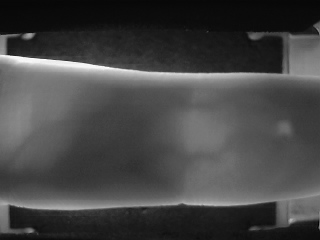
#> input picture BDD_FingerVeins/001right_index_1.bmp, 320 x 240 px
$ python traitement_imagesv1.py --image ../BDD_FingerVeins/001right_index_1.bmp --output out.png
#> lines starting #> are read from the running program, lines starting #| are printed output that depends on the picture; after the words box and inside, x2 and y2 are one past the last pixel; in counts of white or black regions, pixels touching at a corner belong together
import argparse
import cv2
from matplotlib import pyplot as plt
from PIL import Image, ImageFilter
from PIL import ImageEnhance

def effacementcontour(edges, cols, rows):
	img = edges
	for i in range(rows):
		maxj = 0
		minj = cols
		for j in range(int(cols/2), 0, -1):
			#trouver le pixxel plus proche de milieu
			if(img[i,j] != 0 and maxj < j) :
				maxj = j
			else :
				# mettre les autres pixels de la ligne à 0
				if(img[i,j] != 0) :
					img[i,j] = 0

		for j in range(int(cols/2), cols):
			if(img[i,j] != 0 and minj > j) :
				minj = j
			else :
				# mettre les autres pixels de la ligne à 0
				if(img[i,j] != 0) :
					img[i,j] = 0
	return img


def rognerImage(img, edges) :
	rows, cols = edges.shape
	minCol = 0
	maxCol = cols

	for i in range(rows):
		for j in range(int(cols/2), 0, -1):
			if(edges[i,j] != 0 and minCol < j) :
				minCol = j
		for j in range(int(cols/2), cols):
			if(edges[i,j] != 0 and maxCol > j) :
				maxCol = j
	#Rognage
	cropped = img[0:rows, minCol:maxCol]
	return cropped

def rognertrntpercent(img) :
    rows, cols = img.shape
    imageR = img[0:int(rows/3), 0:cols]
    return imageR

def resize(img) :
	dim = (120, 320)
	# resize image
	resized = cv2.resize(img, dim, interpolation = cv2.INTER_AREA)
	return resized

parser = argparse.ArgumentParser()

parser.add_argument('-i','--image',
required=True,
dest='image',
help='select image of the finger'
)

parser.add_argument('-o','--output',
required=True,
dest='outputImg',
help='name of the (tmp) output image'
)

parser.add_argument('-v','--verbose',
required=False,
dest='display',
help='afficher l\'image'
)


args = parser.parse_args()

#print(args.image)
img = cv2.imread(args.image,0)
#> img is the input picture: shape (240, 320); min 0, max 252, mean 69.6
img = cv2.rotate(img, cv2.ROTATE_90_CLOCKWISE)
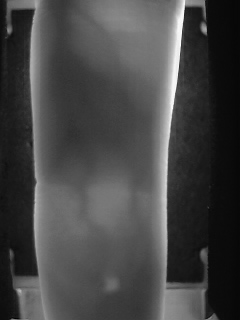
#> img: shape (320, 240); min 0, max 252, mean 69.6
edges = cv2.Canny(img,100,200)
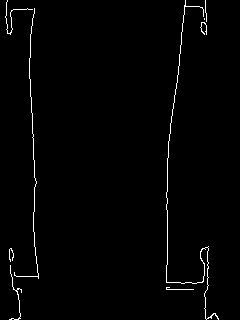
#> edges: shape (320, 240); 1.4% white in thin lines or dots, all inside (x1, y1, x2, y2) = (5, 0, 219, 320)

rows, cols = edges.shape
#> rows = 320; cols = 240

edgesmodif1 = effacementcontour(edges, cols, rows)
#> after the loop in effacementcontour, `for i in range(rows):`:
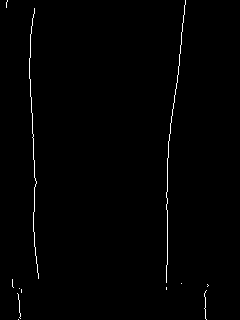
#> img: shape (320, 240); 0.83% white in thin lines or dots, all inside (x1, y1, x2, y2) = (6, 0, 209, 320)
edgesmodif2 = rognerImage(img, edgesmodif1)
#> in rognerImage, `cropped = img[0:rows, minCol:maxCol]`:
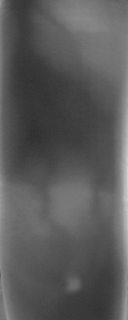
#> cropped: shape (320, 128); min 47, max 212, mean 89.7
edgesresize = resize(edgesmodif2)
#> in resize, `resized = cv2.resize(img, dim, interpolation = cv2.INTER_AREA)`:
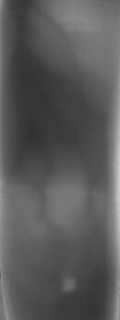
#> resized: shape (320, 120); min 47, max 211, mean 89.7
#edgesmodif3 = rognertrntpercent(edgesmodif2)

#write image modified
cv2.imwrite("test.bmp", edgesresize) # "testmodified.bmp"

im = Image.open("test.bmp")
# Contraste
enhanceFactor=2.2
enh = ImageEnhance.Contrast(im)
enh.enhance(enhanceFactor).save(args.outputImg)
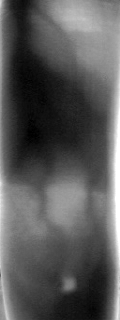
#> saved as out.png: PIL image 120x320 L; min 0, max 255, mean 88.6

#write image modified
# cv2.imwrite(args.outputImg, edgesmodif2) # "testmodified.bmp"

if(args.display) :
	plt.subplot(211),plt.imshow(edgesmodif2,cmap = 'gray')
	plt.title('Edge Detection using Canny after modif1'), plt.xticks([]), plt.yticks([])
	plt.subplot(212),plt.imshow(edgesresize,cmap = 'gray')
	plt.title('Edge Detection using Canny after modif 2'), plt.xticks([]), plt.yticks([])
	plt.show()

$ run again, on BDD_FingerVeins/004right_index_6.bmp
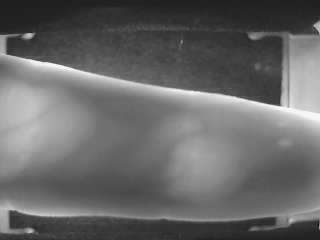
#> input picture BDD_FingerVeins/004right_index_6.bmp, 320 x 240 px
#> img is the input picture: shape (240, 320); min 8, max 251, mean 103.4
#> edges: shape (320, 240); 1.6% white in thin lines or dots
#> after the loop in effacementcontour, `for i in range(rows):`:
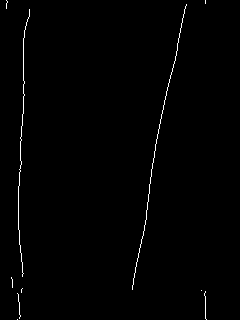
#> img: shape (320, 240); 0.83% white in thin lines or dots, all inside (x1, y1, x2, y2) = (6, 0, 207, 320)
#> `enh.enhance(enhanceFactor).save(args.outputImg)`:
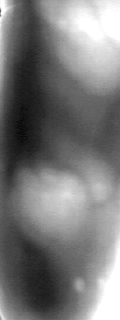
#> saved as out.png: PIL image 120x320 L; min 4, max 255, mean 120.4
